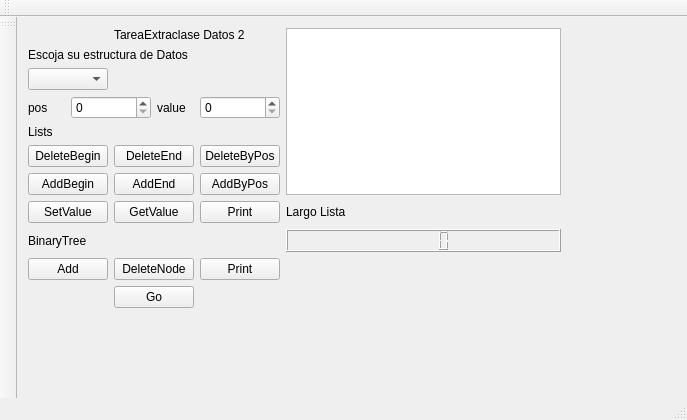
<?xml version="1.0" encoding="UTF-8"?>
<ui version="4.0">
 <class>MainWindow</class>
 <widget class="QMainWindow" name="MainWindow">
  <property name="geometry">
   <rect>
    <x>0</x>
    <y>0</y>
    <width>687</width>
    <height>420</height>
   </rect>
  </property>
  <property name="windowTitle">
   <string>MainWindow</string>
  </property>
  <property name="dockNestingEnabled">
   <bool>false</bool>
  </property>
  <widget class="QWidget" name="centralWidget">
   <widget class="QWidget" name="layoutWidget">
    <property name="geometry">
     <rect>
      <x>0</x>
      <y>0</y>
      <width>555</width>
      <height>302</height>
     </rect>
    </property>
    <property name="autoFillBackground">
     <bool>false</bool>
    </property>
    <layout class="QGridLayout" name="gridLayout">
     <item row="3" column="1" colspan="2">
      <widget class="QSpinBox" name="Posicion">
       <property name="autoFillBackground">
        <bool>false</bool>
       </property>
      </widget>
     </item>
     <item row="0" column="2" colspan="3">
      <widget class="QLabel" name="label">
       <property name="autoFillBackground">
        <bool>false</bool>
       </property>
       <property name="text">
        <string>TareaExtraclase Datos 2</string>
       </property>
      </widget>
     </item>
     <item row="0" column="6" rowspan="7">
      <widget class="QGraphicsView" name="lienzo">
       <property name="autoFillBackground">
        <bool>false</bool>
       </property>
      </widget>
     </item>
     <item row="1" column="0" colspan="4">
      <widget class="QLabel" name="label_2">
       <property name="autoFillBackground">
        <bool>false</bool>
       </property>
       <property name="text">
        <string>Escoja su estructura de Datos</string>
       </property>
      </widget>
     </item>
     <item row="2" column="0" colspan="2">
      <widget class="QComboBox" name="Estructura">
       <property name="autoFillBackground">
        <bool>false</bool>
       </property>
      </widget>
     </item>
     <item row="3" column="0">
      <widget class="QLabel" name="label_3">
       <property name="autoFillBackground">
        <bool>false</bool>
       </property>
       <property name="text">
        <string>pos</string>
       </property>
      </widget>
     </item>
     <item row="4" column="0" colspan="2">
      <widget class="QLabel" name="label_5">
       <property name="autoFillBackground">
        <bool>false</bool>
       </property>
       <property name="text">
        <string>Lists</string>
       </property>
      </widget>
     </item>
     <item row="5" column="0" colspan="2">
      <widget class="QPushButton" name="DeleteB">
       <property name="autoFillBackground">
        <bool>false</bool>
       </property>
       <property name="text">
        <string>DeleteBegin</string>
       </property>
       <property name="checkable">
        <bool>false</bool>
       </property>
      </widget>
     </item>
     <item row="5" column="2" colspan="2">
      <widget class="QPushButton" name="DeleteE">
       <property name="autoFillBackground">
        <bool>false</bool>
       </property>
       <property name="text">
        <string>DeleteEnd</string>
       </property>
       <property name="checkable">
        <bool>false</bool>
       </property>
      </widget>
     </item>
     <item row="5" column="4">
      <widget class="QPushButton" name="DeleteP">
       <property name="autoFillBackground">
        <bool>false</bool>
       </property>
       <property name="text">
        <string>DeleteByPos</string>
       </property>
       <property name="checkable">
        <bool>false</bool>
       </property>
      </widget>
     </item>
     <item row="6" column="0" colspan="2">
      <widget class="QPushButton" name="AddB">
       <property name="autoFillBackground">
        <bool>false</bool>
       </property>
       <property name="text">
        <string>AddBegin</string>
       </property>
       <property name="checkable">
        <bool>false</bool>
       </property>
      </widget>
     </item>
     <item row="6" column="2" colspan="2">
      <widget class="QPushButton" name="AddE">
       <property name="autoFillBackground">
        <bool>false</bool>
       </property>
       <property name="text">
        <string>AddEnd</string>
       </property>
       <property name="checkable">
        <bool>false</bool>
       </property>
      </widget>
     </item>
     <item row="6" column="4">
      <widget class="QPushButton" name="AddP">
       <property name="autoFillBackground">
        <bool>false</bool>
       </property>
       <property name="text">
        <string>AddByPos</string>
       </property>
       <property name="checkable">
        <bool>false</bool>
       </property>
      </widget>
     </item>
     <item row="7" column="0" colspan="2">
      <widget class="QPushButton" name="SetV">
       <property name="autoFillBackground">
        <bool>false</bool>
       </property>
       <property name="text">
        <string>SetValue</string>
       </property>
       <property name="checkable">
        <bool>false</bool>
       </property>
      </widget>
     </item>
     <item row="7" column="2" colspan="2">
      <widget class="QPushButton" name="GetV">
       <property name="autoFillBackground">
        <bool>false</bool>
       </property>
       <property name="text">
        <string>GetValue</string>
       </property>
       <property name="checkable">
        <bool>false</bool>
       </property>
      </widget>
     </item>
     <item row="7" column="4">
      <widget class="QPushButton" name="PrintL">
       <property name="autoFillBackground">
        <bool>false</bool>
       </property>
       <property name="text">
        <string>Print</string>
       </property>
       <property name="checkable">
        <bool>false</bool>
       </property>
      </widget>
     </item>
     <item row="8" column="0" colspan="2">
      <widget class="QLabel" name="label_6">
       <property name="autoFillBackground">
        <bool>false</bool>
       </property>
       <property name="text">
        <string>BinaryTree</string>
       </property>
      </widget>
     </item>
     <item row="9" column="0" colspan="2">
      <widget class="QPushButton" name="AddT">
       <property name="autoFillBackground">
        <bool>false</bool>
       </property>
       <property name="text">
        <string>Add</string>
       </property>
       <property name="checkable">
        <bool>false</bool>
       </property>
      </widget>
     </item>
     <item row="9" column="2" colspan="2">
      <widget class="QPushButton" name="DeleteT">
       <property name="autoFillBackground">
        <bool>false</bool>
       </property>
       <property name="text">
        <string>DeleteNode</string>
       </property>
       <property name="checkable">
        <bool>false</bool>
       </property>
      </widget>
     </item>
     <item row="3" column="4">
      <widget class="QSpinBox" name="valor">
       <property name="autoFillBackground">
        <bool>false</bool>
       </property>
      </widget>
     </item>
     <item row="9" column="4">
      <widget class="QPushButton" name="PrintT">
       <property name="autoFillBackground">
        <bool>false</bool>
       </property>
       <property name="text">
        <string>Print</string>
       </property>
       <property name="checkable">
        <bool>false</bool>
       </property>
      </widget>
     </item>
     <item row="10" column="2" colspan="2">
      <widget class="QPushButton" name="pushButton">
       <property name="autoFillBackground">
        <bool>false</bool>
       </property>
       <property name="text">
        <string>Go</string>
       </property>
       <property name="checkable">
        <bool>false</bool>
       </property>
      </widget>
     </item>
     <item row="3" column="3">
      <widget class="QLabel" name="label_4">
       <property name="autoFillBackground">
        <bool>false</bool>
       </property>
       <property name="text">
        <string>value</string>
       </property>
      </widget>
     </item>
     <item row="8" column="6">
      <widget class="QLCDNumber" name="lcdNumber">
       <property name="autoFillBackground">
        <bool>false</bool>
       </property>
      </widget>
     </item>
     <item row="7" column="6">
      <widget class="QLabel" name="label_7">
       <property name="text">
        <string>Largo Lista</string>
       </property>
      </widget>
     </item>
    </layout>
   </widget>
  </widget>
  <widget class="QMenuBar" name="menuBar">
   <property name="geometry">
    <rect>
     <x>0</x>
     <y>0</y>
     <width>687</width>
     <height>20</height>
    </rect>
   </property>
  </widget>
  <widget class="QToolBar" name="mainToolBar">
   <attribute name="toolBarArea">
    <enum>LeftToolBarArea</enum>
   </attribute>
   <attribute name="toolBarBreak">
    <bool>false</bool>
   </attribute>
  </widget>
  <widget class="QStatusBar" name="statusBar"/>
  <widget class="QToolBar" name="toolBar">
   <property name="windowTitle">
    <string>toolBar</string>
   </property>
   <attribute name="toolBarArea">
    <enum>TopToolBarArea</enum>
   </attribute>
   <attribute name="toolBarBreak">
    <bool>false</bool>
   </attribute>
  </widget>
 </widget>
 <layoutdefault spacing="6" margin="11"/>
 <resources/>
 <connections/>
</ui>
